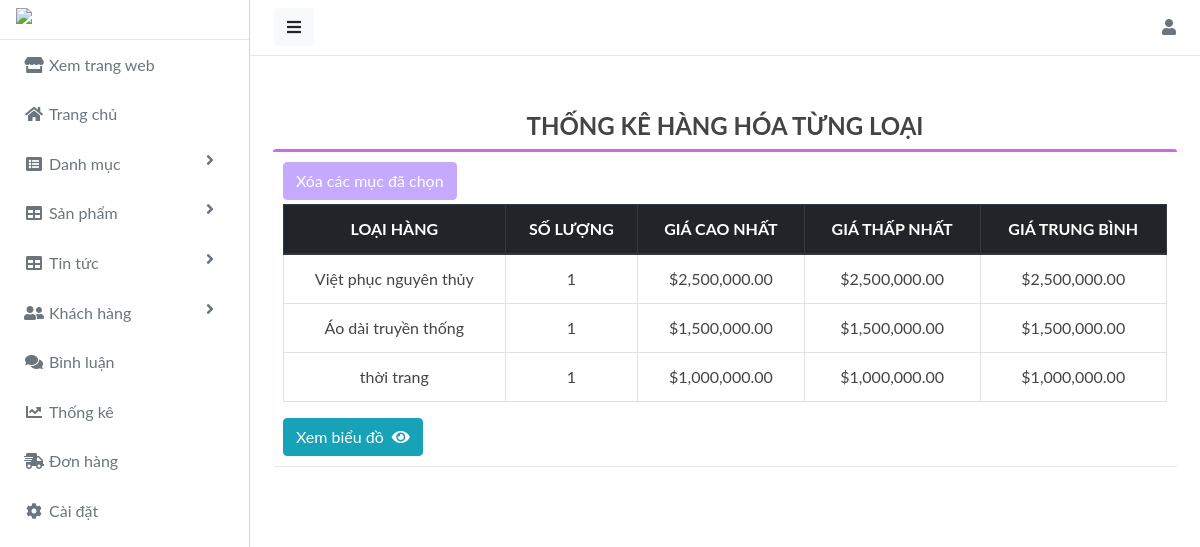
The app's page /duanmau/admin/thong-ke/index.php (signed in) with its own data.
### tables this page shows
CREATE TABLE `loai` (
  `ma_loai` int(11) NOT NULL COMMENT 'mã loại hàng',
  `ten_loai` varchar(50) NOT NULL COMMENT 'tên loại hàng'
);

### duanmau/admin/thong-ke/index.php (called while the page is built, shortened)
<?php
require_once "../../dao/thong-ke.php";
$items = thong_ke_hang_hoa();
require "../layout.php";

### duanmau/dao/pdo.php (called while the page is built, shortened)
<?php
function pdo_get_connection()
{
    $dburl = "mysql:host=localhost;dbname=duanmau;charset=utf8";
    $username = 'root';
    $password = '';
    $conn = new PDO($dburl, $username, $password);
    $conn->setAttribute(PDO::ATTR_ERRMODE, PDO::ERRMODE_EXCEPTION);
    return $conn;
}
function pdo_query($sql)
{
    $sql_args = array_slice(func_get_args(), 1);
    try {
        $conn = pdo_get_connection();
        $stmt = $conn->prepare($sql);
        $stmt->execute($sql_args);
        $rows = $stmt->fetchAll();
        return $rows;
    } catch (PDOException $e) {
        throw $e;
    } finally {
        unset($conn);
    }
}

### duanmau/dao/thong-ke.php (called while the page is built, shortened)
<?php
require_once 'pdo.php';
function thong_ke_hang_hoa()
{
    $sql = "SELECT lo.ma_loai, lo.ten_loai,"
        . " COUNT(*) so_luong,"
        . " MIN(hh.don_gia) gia_min,"
        . " MAX(hh.don_gia) gia_max,"
        . " AVG(hh.don_gia) gia_avg"
        . " FROM hang_hoa hh "
        . " JOIN loai lo ON lo.ma_loai=hh.ma_loai "
        . " GROUP BY lo.ma_loai, lo.ten_loai";
    return pdo_query($sql);
}

### duanmau/admin/thong-ke/list.php (the view)
<div class="container">
    <div class="page-title">
        <h4 class="mt-5 font-weight-bold text-center">THỐNG KÊ HÀNG HÓA TỪNG LOẠI</h4>
    </div>
    <div class="box box-primary">
        <div class="box-body">
            <input type="button" class="btn btn-danger mb-1" value="Xóa các mục đã chọn">
            <table width="100%" class="table table-hover table-bordered text-center">
                <thead class="thead-dark">
                    <tr>
                        <th>LOẠI HÀNG</th>
                        <th>SỐ LƯỢNG</th>
                        <th>GIÁ CAO NHẤT</th>
                        <th>GIÁ THẤP NHẤT</th>
                        <th>GIÁ TRUNG BÌNH</th>
                    </tr>
                </thead>
                <tbody>
                    <?php
                    foreach ($items as $item) {
                        extract($item);
                    ?>
                    <tr>
                        <td><?= $ten_loai ?></td>
                        <td><?= $so_luong ?></td>
                        <td>$<?= number_format($gia_min, 2) ?></td>
                        <td>$<?= number_format($gia_max, 2) ?></td>
                        <td>$<?= number_format($gia_avg, 2) ?></td>
                    </tr>
                    <?php
                    }
                    ?>
                </tbody>
            </table>
            <a href="index.php?chart" class="btn btn-info text-white">Xem biểu đồ<i class="fas fa-eye ml-2"></i></a>
        </div>
    </div>
</div>

### duanmau/content/css/dashboard.css (style rules this page uses)
body, h1, .h1, h2, .h2, h3, .h3, h4, .h4, h5, .h5, h6, .h6, p, a, td { -moz-osx-font-smoothing: grayscale; -webkit-font-smoothing: antialiased; }
body { width: 100%; height: 100%; background: #ffffff; font-family: 'Lato', 'Helvetica Neue', Arial, Helvetica, sans-serif; font-size: 1rem; color: #444; }
.page-title { margin: 0; font-size: 1.5rem; line-height: 1.5555556; }
.box { position: relative; border-radius: 3px; background: #ffffff; border-top: 3px solid #d2d6de; margin-bottom: 20px; width: 100%; box-shadow: 0 1px 1px rgba(0, 0, 0, 0.1); }
.box-body { border-top-left-radius: 0; border-top-right-radius: 0; border-bottom-right-radius: 3px; border-bottom-left-radius: 3px; padding: 10px; }
.box-primary { border-top-color: #CB6CE6; }
a, a:hover, a:focus { color: inherit; text-decoration: none; transition: all 0.3s; }
.table td, .table th { vertical-align: middle; }

### records on screen
loai: ten_loai "Việt phục nguyên thủy", so_luong "1", gia_min "2,500,000.00", gia_max "2,500,000.00", gia_avg "2,500,000.00"
loai: ten_loai "Áo dài truyền thống", so_luong "1", gia_min "1,500,000.00", gia_max "1,500,000.00", gia_avg "1,500,000.00"
loai: ten_loai "thời trang", so_luong "1", gia_min "1,000,000.00", gia_max "1,000,000.00", gia_avg "1,000,000.00"
